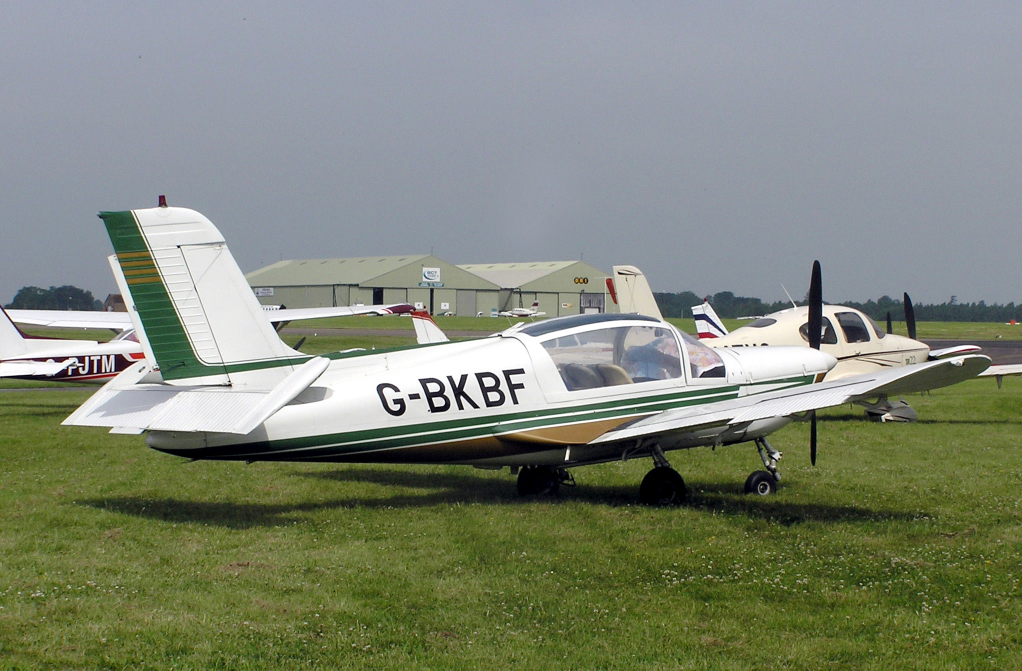
//> input picture images/Morane.jpg, 2043 x 1341 px (shown at 1/2 size)
$ ./main --train images/Morane.jpg   (built with g++ and OpenCV 4)
//> lines starting //> are read from the running program, lines starting //| are printed output that depends on the picture
// Copyright 2020 Mykhailo Bondarenko
#include <iostream>
#include <sys/stat.h>
#include <opencv2/core/core.hpp>
#include <opencv2/highgui/highgui.hpp>
#include <opencv2/imgproc/imgproc.hpp>
#define DATA_TYPE float  // you can place bool here

// using namespace cv;
using cv::Mat;
using cv::Rect;
using cv::imread;
using cv::String;
using cv::waitKey;
using cv::Point2f;
using cv::moveWindow;
using cv::warpAffine;
using cv::namedWindow;
using cv::resizeWindow;
using cv::getTickCount;
using cv::WINDOW_NORMAL;
using cv::IMREAD_GRAYSCALE;
using cv::getTickFrequency;
using cv::destroyAllWindows;
using cv::getRotationMatrix2D;
// using namespace std;
using std::max;
using std::min;
using std::cin;
using std::cout;
using std::pair;
using std::string;
using std::vector;
using std::is_same;
using std::make_pair;
using std::stringstream;

// ===================constants

const int WINDOW_SIZE = 140;
const int LOG_DELAY = 500;
const char* IMAGE_LOCATION_PREFIX = "";

// ===================declarations

class BinaryColon{
 public:
    int features_num;
    int clusters_num;
    vector<DATA_TYPE*> data;
    vector<float*> cluster_points;
    int* cluster_sizes;
    int capacity;
    int points_num;
    int cluster_targ_size = 80;

    BinaryColon(int fn, int cn);

    void feed(float* point);

    float* get_cluster_distances(float* point);
};

template <typename T>  // T is either vector<bool*> or vector<float*>
vector<vector<T> > get_clusters(
    vector<T> data, vector<float*> cluster_points,
        int clusters_num, int features_num);

// ===================printing functions and delay function

void print_progress(int i, int iter, int time_began) {
    int sec = ((double) iter - i) * (
        ((double) time(0) - time_began) / ((double) max(i, 1)));
    cout << "\r" << (int) ((double) i / ((double)iter / 100)) << "% "
                 << sec / 3600 << "h:"
                 << (sec - (sec / 3600) * 3600) / 60 << "m:"
                 << (sec - (sec / 60) * 60) << "s            ";
    cout.flush();
}

template<typename T>
std::string to_string(T val) {
    stringstream ss;
    ss << val;
    return ss.str();
}

bool log_delay(uint64 *prev_log_time) {
    double ms = ((double) getTickCount()) / getTickFrequency() * 1000.0;
    if((*prev_log_time) != ((int64)ms / LOG_DELAY) * LOG_DELAY) {
        (*prev_log_time) = ((int64)ms / LOG_DELAY) * LOG_DELAY;
        return true;
    }
    return false;
}

// [15 lines left out: function print_clusters, not called in this run]

// ===================showing functions

template <typename T> //  T is either bool* of float*
void feat_show(T point, int res, String winname) {
    if (is_same<T, float*>::value) {
        Mat im(res, res, CV_32FC1, point);
        im.convertTo(im, CV_8U, 255.0);
        imshow(winname, im);
    } else {
        if (is_same<T, bool*>::value) {
            Mat im(res, res, CV_8UC1, point);
            im.convertTo(im, CV_8U, 255.0);
            imshow(winname, im);
        }
    }
}

void create_cluster_windows(int clusters_num) {
    int x = -50;
    int y = WINDOW_SIZE + 30;
    for (int i = 0; i < clusters_num; i++) {
        x += WINDOW_SIZE;
        if (x > 1300) {
            x = -50 + WINDOW_SIZE;
            y += WINDOW_SIZE + 20;
        }
        namedWindow("cluster_"+to_string(i), WINDOW_NORMAL);
        moveWindow("cluster_"+to_string(i), x, y);
    }
}

void show_clusters(BinaryColon &bc) {
    for (int i = 0; i < bc.clusters_num; i++) {
        feat_show(bc.cluster_points[i], (int)sqrt((float)bc.features_num), "cluster_"+to_string(i));
        resizeWindow("cluster_"+to_string(i), WINDOW_SIZE, WINDOW_SIZE);
    }
    waitKey(1);
}

// ===================Mat working functiions

float * Mat_to_float(Mat& I) {
    float * point = new float[I.rows * I.cols];
    float * p;
    for (int i = 0; i < I.rows; i++) {
        p = I.ptr<float>(i);
        for (int j = 0; j < I.cols; j++) {
            point[i * I.cols + j] = p[j];
        }
    }
    return point;
}

// [58 lines left out: functions fill_Mat_with_float, Mat_rotate, Mat_brightness, Mat_combine, not called in this run]

// ===================BinaryColon IO functions

void save_bc(BinaryColon &bc, string file) {
    FILE * f = fopen(file.c_str(), "w");

    fputs((to_string(bc.features_num) + "\n").c_str(), f);
    fputs((to_string(bc.clusters_num) + "\n\n").c_str(), f);

    fputs((to_string(bc.data.size()) + "\n").c_str(), f);
    for (DATA_TYPE* p : bc.data) {
        for (int c = 0; c < bc.features_num; c++)
            fputs((to_string(p[c]) + " ").c_str(), f);
        fputs("\n", f);
    }
    fputs("\n", f);

    fputs((to_string(bc.cluster_points.size()) + "\n").c_str(), f);
    for (float* p : bc.cluster_points) {
        for (int c = 0; c < bc.features_num; c++)
            fputs((to_string(p[c]) + " ").c_str(), f);
        fputs("\n", f);
    }
    fputs("\n", f);

    for (int ci = 0; ci < bc.clusters_num; ci++) {
        fputs((to_string(bc.cluster_sizes[ci]) + " ").c_str(), f);
    }
    fputs("\n\n", f);

    fputs((to_string(bc.capacity) + "\n").c_str(), f);
    fputs((to_string(bc.points_num) + "\n").c_str(), f);
    fputs((to_string(bc.cluster_targ_size) + "\n").c_str(), f);

    fclose(f);
}

// [41 lines left out: function read_bc, not called in this run]

bool file_exists(string file) {
    struct stat buffer;
    return (stat (file.c_str(), &buffer) == 0);
}

// ===================math functions

float rand01() {
    return (float) rand() / RAND_MAX;
}

bool prob(float p) {
    return rand01() < p;
}

template <typename T>  // T is either bool* of float*
float arr_sum(T begin, T end) {
    double s = 0;
    for (; begin != end; begin++) {
        s += *begin;
    }
    return (float) s;
}

template <typename Tp1, typename Tp2>  // Tp1 & Tp2 are either bool* of float*
float dej_dist(Tp1 p1, Tp2 p2, int features_num) {
    /// returns square of dejkstra distance from p1 to p2. Ranged to be in 0..1
    double dist = 0;
    for (int i = 0; i != features_num; i++) {
        dist += pow(static_cast<double>(p1[i]) - static_cast<double>(p2[i]), 2);
    }
    return static_cast<float>(dist / static_cast<double>(features_num));
}

DATA_TYPE* float_to_binary(float* fl, int n) {
    DATA_TYPE* binary = new DATA_TYPE[n];
    float point_mean = (float) arr_sum(fl, fl + n) / n;
    for (int i = 0; i!=n; i++) {
        binary[i] = fl[i] > point_mean;
    }
    return binary;
}

template<typename T>  // T is either float or double, elements in range 0..1
// [8 lines left out: function reduce_dimentionality, not called in this run]

template<typename Tarr, typename Tmult, typename Tadd>
// [4 lines left out: function arr_multiply_and_add, not called in this run]

// ===================k-means functions

template <typename T>  // T is either vector<bool*> or vector<float*>
// [23 lines left out: function mean_point, not called in this run]

template <typename T>  // T is either vector<bool*> or vector<float*>
float* mean_point_speedmod(
        T points, float* cluster_point, int features_num, float k) {
    // this function allows to regulate the learning rate
    int points_l = points.size();
    if (points_l > 0) {
        double* point = new double[features_num];
        for (int i = 0; i != features_num; i++)
            point[i] = 0;
        for (auto p : points) {
            for (int i = 0; i != features_num; i++)
                point[i] += static_cast<double>(
                    p[i]) / static_cast<double>(points_l);
        }
        float* point_fl = new float[features_num];
        for (int i = 0; i != features_num; i++)
            point_fl[i] = static_cast<float>(
                (point[i] * k) + (cluster_point[i] * (1 - k)));
        delete [] point;
        return point_fl;
    } else {
        float* point = new float[features_num];
        for (int i = 0; i != features_num; i++)
            point[i] = rand01();
        return point;
    }
}

template <typename T>  // T is either bool* or float*
vector<vector<T> > get_clusters(vector<T> data, vector<float*> cluster_points,
        int clusters_num, int features_num) {
    vector<vector<T> > clusters;
    for (int i = 0; i < clusters_num; i++) {
        clusters.push_back(vector<T>());
    }

    for (auto p : data) {
        int closest_cl = 0;
        float closest_cl_dist = dej_dist(p, cluster_points[0], features_num);

        for (int i = 1; i < cluster_points.size(); i++) {
            float d = dej_dist(p, cluster_points[i], features_num);
            if (d < closest_cl_dist) {
                closest_cl_dist = d;
                closest_cl = i;
            }
        }

        clusters[closest_cl].push_back(p);
    }
    return clusters;
}

template <typename T>  // T is either bool* of float*
// [12 lines left out: function closest_cluster, not called in this run]

template <typename T>  // T is either bool* of float*
// [27 lines left out: functions closest_cluster_dist, combine_cluster_points, not called in this run]

template <typename T>  // T is either bool* of float*
// [7 lines left out: function find_distortion, not called in this run]

BinaryColon::BinaryColon(int fn, int cn) {
    features_num = fn;
    clusters_num = cn;

    capacity = clusters_num * cluster_targ_size;
    points_num = 0;

    float * point;
    cluster_sizes = new int[clusters_num];
    for (int i = 0; i != clusters_num; i++) {
        point = new float[features_num];
        for (int i = 0; i != features_num; i++)
            point[i] = rand01();
        cluster_points.push_back(point);
    }
}

void BinaryColon::feed(float* point) {
    // Analyze Activity
    DATA_TYPE* binary_point = float_to_binary(point, features_num);
    // [6 lines of commented-out code are left out]

    float cap_pos = min(
        static_cast<float>(capacity) / static_cast<float>(points_num), 1.f);

    if (prob(cap_pos)) {
        if (points_num >= capacity) {
            int erase_pos = rand() % data.size();
            delete [] *(data.begin() + erase_pos);
            data.erase(data.begin() + erase_pos);
        }
        data.push_back(binary_point);
        points_num++;
    }

    vector<vector<DATA_TYPE*>> clusters = get_clusters(
        data, cluster_points, clusters_num, features_num);

    for (int cli = 0; cli < clusters_num; cli++) {
        cluster_sizes[cli] = clusters[cli].size();

        float* new_cluster_points_p = mean_point_speedmod(
            clusters[cli], cluster_points[cli], features_num, 0.1);
        delete [] cluster_points[cli];
        cluster_points[cli] = new_cluster_points_p;
    }
    clusters.clear();
}

// [10 lines left out: function get_cluster_distances, not called in this run]

// ===================Finding closest points

class Node_сoord {
 public:
    float c;
    int id;
    Node_сoord *next;
    Node_сoord *prev;
};

class Sorted_coord {
 public:
    Node_сoord* head;

    Sorted_coord() {
        head = NULL;
    }

    // [42 lines left out: function add, not called in this run]
};

class Points {
 public:
    Sorted_coord* coord;

    Points() {
        coord = new Sorted_coord[3];
    }

    // [45 lines left out: function add_point_get_closest, not called in this run]
};

// ===================train & run functions

void image_train(BinaryColon &bc, string image_location, int iterations, bool show) {
    Mat I;
    imread(image_location, IMREAD_GRAYSCALE).convertTo(I, CV_32FC1, 1. / 255.);

    int clusters_num = bc.clusters_num;
    int res = round(sqrt(bc.features_num));

    if (show)
        create_cluster_windows(clusters_num);

    int time_began = time(0);
    uint64 prev_log_time = 0;

    for (int it = 0; it <= iterations; it ++) {
        if (log_delay(&prev_log_time)) {
            print_progress(it, iterations, time_began);
            if (show)
                show_clusters(bc);
        }
        int x = rand() % (I.cols - res - 1);
        int y = rand() % (I.rows - res - 1);
        Mat P(I, Rect(x, y, res, res));

        float * fl_p = Mat_to_float(P);
        bc.feed(fl_p);
        delete [] fl_p;
    }
    cout << "\n";

    if (show) {
        cout << "Press any key on image to exit\n";
        cout.flush();
        waitKey(0);
        destroyAllWindows();
    }
}

// [86 lines left out: functions image_train_2_layers, Hebb_image_train, photo_proceed_by_bc, not called in this run]

int main(int argc, char **argv) {
    if (argc != 3 || (!strcmp(argv[1], "--train") && !strcmp(argv[1], "--test"))) {
        cout << "Usage:\n";
        cout << "To train:\n";
        cout << argv[0] << " --train " << "image.jpg\n";
        cout << "To test:\n";
        cout << argv[0] << " --test " << "image.jpg\n";
        return 1;
    }

    srand(time(0));
    string mode = argv[1];
    string image_name = argv[2];

    if (!file_exists(image_name)) {
        cout << "Error: " << image_name << " doesn't exist!\n";
        return 1;
    }

    int res = 3, clusters_num = 10;
    bool show = true;
    int iterations = 10000;
    int settings_num = 2;
    cout << "1) res = " << res << "\n2) clusters_num = " << clusters_num << "\n";

    if (mode == "--train") {
        settings_num = 4;
        cout << "3) show = " << ((show)?("true"):("false")) << "\n";
        cout << "4) iterations = " << iterations << "\n";
    }

    while (true) {
        cout << "Do you want to change settings? (y/n): ";
        char ans;
        cin >> ans;
//> the answer given: n
        if ((ans == 'y') || (ans == 'Y')) {
            int sett_num = 0;
            while (!(sett_num >= 1 && sett_num <= settings_num)) {
                cout << "Enter setting number (1.." << settings_num << "): ";
                cin >> sett_num;
            }
            if (sett_num == 1) {
                cout << "res = ";
                cin >> res;
            } else if (sett_num == 2) {
                cout << "clusters_num = ";
                cin >> clusters_num;
            } else if (sett_num == 3) {
                cout << "show = (1 or 0): ";
                cin >> show;
            } else if (sett_num == 4) {
                cout << "iterations = ";
                cin >> iterations;
            }
        } else {
            break;
        }
    }
    stringstream bc_filename;
    bc_filename << "bc_" << res * res << "_" << clusters_num << "_float.txt";

    if (mode == "--train") {
        BinaryColon bc = BinaryColon(res * res, clusters_num);

        image_train(bc, IMAGE_LOCATION_PREFIX + image_name, iterations, show);
//> in image_train, `imread(image_location, IMREAD_GRAYSCALE).convertTo(I, CV_32FC1, 1. / 2..`:
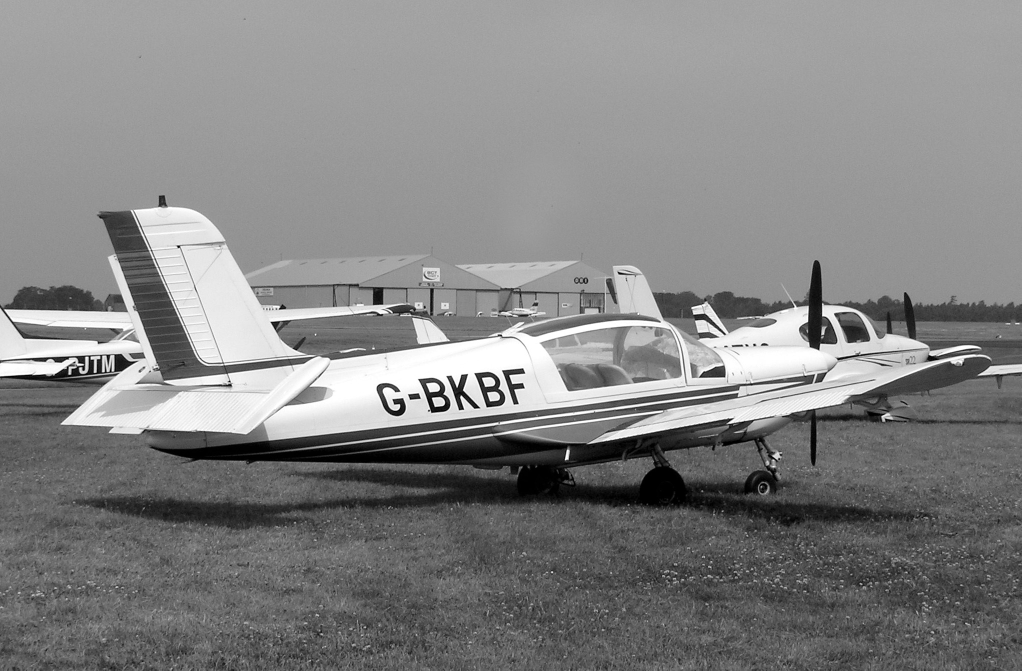
//> I: 1341 rows x 2043 cols, CV_32FC1 (shown at 1/2 size); min 0, max 1, mean 0.515
//> the loop in image_train, `for (int it = 0; it <= iterations; it ++)` made 10001 passes
//> point_mean in float_to_binary on passes 1 to 3: 0.712, 0.601, 0.407
        save_bc(bc, bc_filename.str());
//> in save_bc, `fputs((to_string(bc.points_num) + "\n").c_str(), f);`: bc.points_num = 3960
    } else if (mode == "--test") {
        if (!file_exists(bc_filename.str())) {
            cout << "Error: " << bc_filename.str() << "doesn't exist!\n";
            return 1;
        }

        BinaryColon bc = read_bc(bc_filename.str());
        photo_proceed_by_bc(bc, IMAGE_LOCATION_PREFIX + image_name);
    }

    return 0;
}
